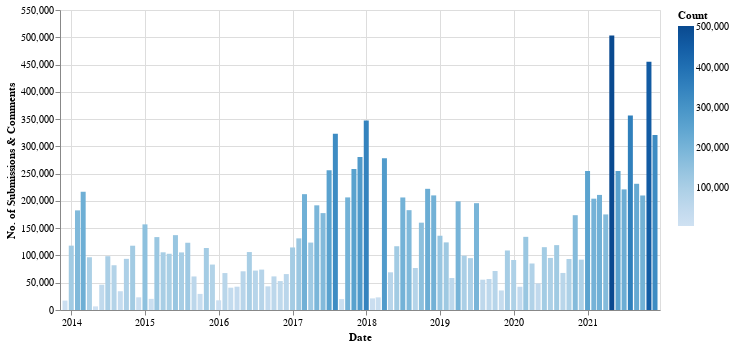

Notebook source saved alongside this figure:
### Code cell
monthly_doc_count = (
    alt.Chart(doc_count_data_month)
    .mark_bar()
    .encode(
        x=alt.X("Date:T", title="Date"),
        y=alt.Y("Count:Q", title="No. of Submissions & Comments"),
        color="Count:Q",
    )
    .properties(width=600)
)
monthly_doc_count

### Figure 1 — Vega-Lite specification as saved in the notebook (floating-point values rounded to 4 significant figures)
{"config": {"view": {"continuousWidth": 400, "continuousHeight": 300}}, "data": {"name": "data-1d21de85cd1a135a1f39c64c23108060"}, "mark": "bar", "encoding": {"color": {"field": "Count", "type": "quantitative"}, "x": {"field": "Date", "title": "Date", "type": "temporal"}, "y": {"field": "Count", "title": "No. of Submissions & Comments", "type": "quantitative"}}, "width": 600, "$schema": "https://vega.github.io/schema/vega-lite/v4.17.0.json", "datasets": {"data-1d21de85cd1a135a1f39c64c23108060": [{"Year": 2013, "Month": 12, "Count": 17278, "Day": 1, "Date": "2013-12-01T00:00:00"}, {"Year": 2014, "Month": 1, "Count": 117989, "Day": 1, "Date": "2014-01-01T00:00:00"}, {"Year": 2014, "Month": 2, "Count": 182639, "Day": 1, "Date": "2014-02-01T00:00:00"}, {"Year": 2014, "Month": 3, "Count": 216776, "Day": 1, "Date": "2014-03-01T00:00:00"}, {"Year": 2014, "Month": 4, "Count": 96707, "Day": 1, "Date": "2014-04-01T00:00:00"}, {"Year": 2014, "Month": 5, "Count": 6638, "Day": 1, "Date": "2014-05-01T00:00:00"}, {"Year": 2014, "Month": 6, "Count": 46360, "Day": 1, "Date": "2014-06-01T00:00:00"}, {"Year": 2014, "Month": 7, "Count": 98638, "Day": 1, "Date": "2014-07-01T00:00:00"}, {"Year": 2014, "Month": 8, "Count": 82055, "Day": 1, "Date": "2014-08-01T00:00:00"}, {"Year": 2014, "Month": 9, "Count": 34385, "Day": 1, "Date": "2014-09-01T00:00:00"}, {"Year": 2014, "Month": 10, "Count": 93786, "Day": 1, "Date": "2014-10-01T00:00:00"}, {"Year": 2014, "Month": 11, "Count": 117861, "Day": 1, "Date": "2014-11-01T00:00:00"}, {"Year": 2014, "Month": 12, "Count": 23255, "Day": 1, "Date": "2014-12-01T00:00:00"}, {"Year": 2015, "Month": 1, "Count": 156995, "Day": 1, "Date": "2015-01-01T00:00:00"}, {"Year": 2015, "Month": 2, "Count": 20408, "Day": 1, "Date": "2015-02-01T00:00:00"}, {"Year": 2015, "Month": 3, "Count": 133655, "Day": 1, "Date": "2015-03-01T00:00:00"}, {"Year": 2015, "Month": 4, "Count": 105781, "Day": 1, "Date": "2015-04-01T00:00:00"}, {"Year": 2015, "Month": 5, "Count": 103111, "Day": 1, "Date": "2015-05-01T00:00:00"}, {"Year": 2015, "Month": 6, "Count": 137241, "Day": 1, "Date": "2015-06-01T00:00:00"}, {"Year": 2015, "Month": 7, "Count": 105583, "Day": 1, "Date": "2015-07-01T00:00:00"}, {"Year": 2015, "Month": 8, "Count": 123293, "Day": 1, "Date": "2015-08-01T00:00:00"}, {"Year": 2015, "Month": 9, "Count": 61495, "Day": 1, "Date": "2015-09-01T00:00:00"}, {"Year": 2015, "Month": 10, "Count": 29506, "Day": 1, "Date": "2015-10-01T00:00:00"}, {"Year": 2015, "Month": 11, "Count": 113637, "Day": 1, "Date": "2015-11-01T00:00:00"}, {"Year": 2015, "Month": 12, "Count": 83308, "Day": 1, "Date": "2015-12-01T00:00:00"}, {"Year": 2016, "Month": 1, "Count": 17748, "Day": 1, "Date": "2016-01-01T00:00:00"}, {"Year": 2016, "Month": 2, "Count": 67712, "Day": 1, "Date": "2016-02-01T00:00:00"}, {"Year": 2016, "Month": 3, "Count": 40905, "Day": 1, "Date": "2016-03-01T00:00:00"}, {"Year": 2016, "Month": 4, "Count": 42738, "Day": 1, "Date": "2016-04-01T00:00:00"}, {"Year": 2016, "Month": 5, "Count": 70948, "Day": 1, "Date": "2016-05-01T00:00:00"}, {"Year": 2016, "Month": 6, "Count": 106238, "Day": 1, "Date": "2016-06-01T00:00:00"}, {"Year": 2016, "Month": 7, "Count": 72299, "Day": 1, "Date": "2016-07-01T00:00:00"}, {"Year": 2016, "Month": 8, "Count": 74064, "Day": 1, "Date": "2016-08-01T00:00:00"}, {"Year": 2016, "Month": 9, "Count": 43359, "Day": 1, "Date": "2016-09-01T00:00:00"}, {"Year": 2016, "Month": 10, "Count": 61610, "Day": 1, "Date": "2016-10-01T00:00:00"}, {"Year": 2016, "Month": 11, "Count": 53015, "Day": 1, "Date": "2016-11-01T00:00:00"}, {"Year": 2016, "Month": 12, "Count": 65857, "Day": 1, "Date": "2016-12-01T00:00:00"}, {"Year": 2017, "Month": 1, "Count": 114674, "Day": 1, "Date": "2017-01-01T00:00:00"}, {"Year": 2017, "Month": 2, "Count": 131313, "Day": 1, "Date": "2017-02-01T00:00:00"}, {"Year": 2017, "Month": 3, "Count": 212370, "Day": 1, "Date": "2017-03-01T00:00:00"}, {"Year": 2017, "Month": 4, "Count": 123607, "Day": 1, "Date": "2017-04-01T00:00:00"}, {"Year": 2017, "Month": 5, "Count": 191902, "Day": 1, "Date": "2017-05-01T00:00:00"}, {"Year": 2017, "Month": 6, "Count": 177637, "Day": 1, "Date": "2017-06-01T00:00:00"}, {"Year": 2017, "Month": 7, "Count": 256323, "Day": 1, "Date": "2017-07-01T00:00:00"}, {"Year": 2017, "Month": 8, "Count": 322961, "Day": 1, "Date": "2017-08-01T00:00:00"}, {"Year": 2017, "Month": 9, "Count": 19988, "Day": 1, "Date": "2017-09-01T00:00:00"}, {"Year": 2017, "Month": 10, "Count": 206427, "Day": 1, "Date": "2017-10-01T00:00:00"}, {"Year": 2017, "Month": 11, "Count": 258525, "Day": 1, "Date": "2017-11-01T00:00:00"}, {"Year": 2017, "Month": 12, "Count": 280670, "Day": 1, "Date": "2017-12-01T00:00:00"}, {"Year": 2018, "Month": 1, "Count": 347485, "Day": 1, "Date": "2018-01-01T00:00:00"}, {"Year": 2018, "Month": 2, "Count": 21290, "Day": 1, "Date": "2018-02-01T00:00:00"}, {"Year": 2018, "Month": 3, "Count": 23153, "Day": 1, "Date": "2018-03-01T00:00:00"}, {"Year": 2018, "Month": 4, "Count": 278170, "Day": 1, "Date": "2018-04-01T00:00:00"}, {"Year": 2018, "Month": 5, "Count": 69092, "Day": 1, "Date": "2018-05-01T00:00:00"}, {"Year": 2018, "Month": 6, "Count": 116923, "Day": 1, "Date": "2018-06-01T00:00:00"}, {"Year": 2018, "Month": 7, "Count": 206313, "Day": 1, "Date": "2018-07-01T00:00:00"}, {"Year": 2018, "Month": 8, "Count": 183038, "Day": 1, "Date": "2018-08-01T00:00:00"}, {"Year": 2018, "Month": 9, "Count": 77015, "Day": 1, "Date": "2018-09-01T00:00:00"}, {"Year": 2018, "Month": 10, "Count": 160106, "Day": 1, "Date": "2018-10-01T00:00:00"}, {"Year": 2018, "Month": 11, "Count": 222171, "Day": 1, "Date": "2018-11-01T00:00:00"}, {"Year": 2018, "Month": 12, "Count": 210103, "Day": 1, "Date": "2018-12-01T00:00:00"}, {"Year": 2019, "Month": 1, "Count": 136152, "Day": 1, "Date": "2019-01-01T00:00:00"}, {"Year": 2019, "Month": 2, "Count": 123983, "Day": 1, "Date": "2019-02-01T00:00:00"}, {"Year": 2019, "Month": 3, "Count": 58672, "Day": 1, "Date": "2019-03-01T00:00:00"}, {"Year": 2019, "Month": 4, "Count": 199216, "Day": 1, "Date": "2019-04-01T00:00:00"}, {"Year": 2019, "Month": 5, "Count": 99615, "Day": 1, "Date": "2019-05-01T00:00:00"}, {"Year": 2019, "Month": 6, "Count": 95048, "Day": 1, "Date": "2019-06-01T00:00:00"}, {"Year": 2019, "Month": 7, "Count": 195838, "Day": 1, "Date": "2019-07-01T00:00:00"}, {"Year": 2019, "Month": 8, "Count": 55562, "Day": 1, "Date": "2019-08-01T00:00:00"}, {"Year": 2019, "Month": 9, "Count": 56875, "Day": 1, "Date": "2019-09-01T00:00:00"}, {"Year": 2019, "Month": 10, "Count": 71475, "Day": 1, "Date": "2019-10-01T00:00:00"}, {"Year": 2019, "Month": 11, "Count": 35845, "Day": 1, "Date": "2019-11-01T00:00:00"}, {"Year": 2019, "Month": 12, "Count": 109120, "Day": 1, "Date": "2019-12-01T00:00:00"}, {"Year": 2020, "Month": 1, "Count": 91664, "Day": 1, "Date": "2020-01-01T00:00:00"}, {"Year": 2020, "Month": 2, "Count": 42603, "Day": 1, "Date": "2020-02-01T00:00:00"}, {"Year": 2020, "Month": 3, "Count": 134129, "Day": 1, "Date": "2020-03-01T00:00:00"}, {"Year": 2020, "Month": 4, "Count": 85256, "Day": 1, "Date": "2020-04-01T00:00:00"}, {"Year": 2020, "Month": 5, "Count": 48709, "Day": 1, "Date": "2020-05-01T00:00:00"}, {"Year": 2020, "Month": 6, "Count": 115149, "Day": 1, "Date": "2020-06-01T00:00:00"}, {"Year": 2020, "Month": 7, "Count": 95483, "Day": 1, "Date": "2020-07-01T00:00:00"}, {"Year": 2020, "Month": 8, "Count": 118946, "Day": 1, "Date": "2020-08-01T00:00:00"}, {"Year": 2020, "Month": 9, "Count": 67929, "Day": 1, "Date": "2020-09-01T00:00:00"}, {"Year": 2020, "Month": 10, "Count": 93473, "Day": 1, "Date": "2020-10-01T00:00:00"}, {"Year": 2020, "Month": 11, "Count": 173824, "Day": 1, "Date": "2020-11-01T00:00:00"}, {"Year": 2020, "Month": 12, "Count": 92306, "Day": 1, "Date": "2020-12-01T00:00:00"}, {"Year": 2021, "Month": 1, "Count": 254905, "Day": 1, "Date": "2021-01-01T00:00:00"}, {"Year": 2021, "Month": 2, "Count": 204092, "Day": 1, "Date": "2021-02-01T00:00:00"}, {"Year": 2021, "Month": 3, "Count": 210991, "Day": 1, "Date": "2021-03-01T00:00:00"}, {"Year": 2021, "Month": 4, "Count": 175223, "Day": 1, "Date": "2021-04-01T00:00:00"}, {"Year": 2021, "Month": 5, "Count": 503077, "Day": 1, "Date": "2021-05-01T00:00:00"}, {"Year": 2021, "Month": 6, "Count": 255000, "Day": 1, "Date": "2021-06-01T00:00:00"}, {"Year": 2021, "Month": 7, "Count": 221137, "Day": 1, "Date": "2021-07-01T00:00:00"}, {"Year": 2021, "Month": 8, "Count": 356733, "Day": 1, "Date": "2021-08-01T00:00:00"}, {"Year": 2021, "Month": 9, "Count": 231398, "Day": 1, "Date": "2021-09-01T00:00:00"}, {"Year": 2021, "Month": 10, "Count": 209953, "Day": 1, "Date": "2021-10-01T00:00:00"}, {"Year": 2021, "Month": 11, "Count": 455129, "Day": 1, "Date": "2021-11-01T00:00:00"}, {"Year": 2021, "Month": 12, "Count": 321021, "Day": 1, "Date": "2021-12-01T00:00:00"}]}}
